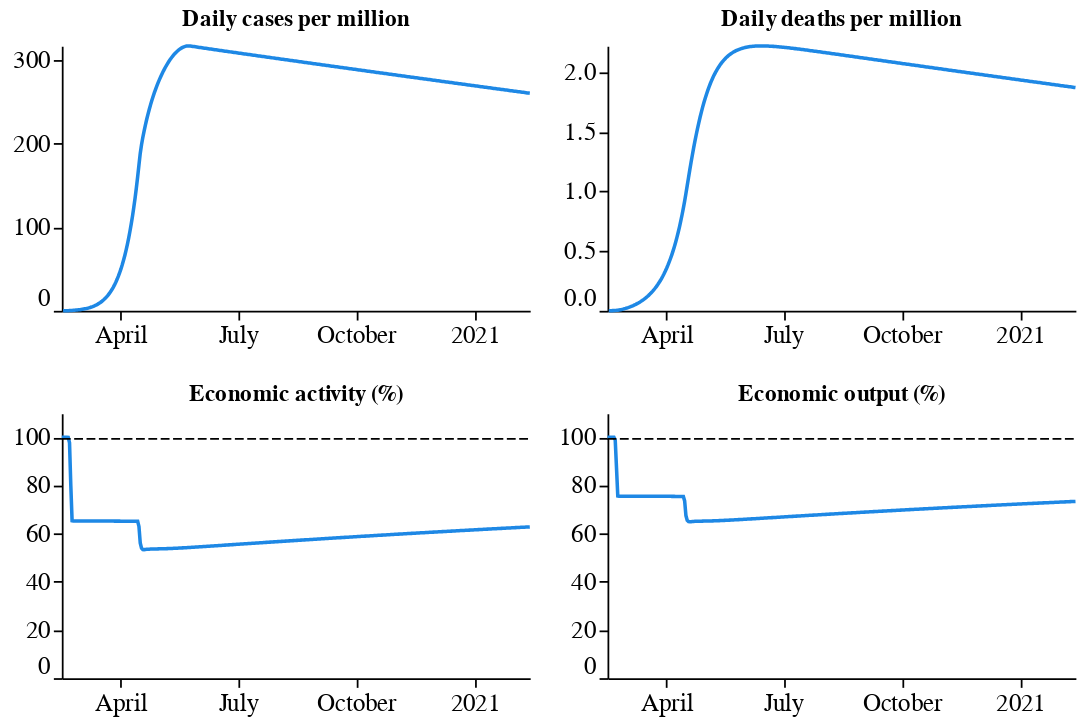

Write notebook code for a chart like this one.
### Markdown cell above
### Simulate

### Code cell
par = es.load_args('params/default.toml')
pol = {'zb': 0.85, 'zc': 50.0}
sim = es.simulate_path(par, pol)
ch = es.outcome_summary(sim)
ch.save('output/simul.svg')
ch

### Figure 1 — Vega-Lite specification as saved in the notebook (floating-point values rounded to 4 significant figures; data arrays with more than 128 entries replaced by an {"elided": "..."} marker saying what was removed)
{"config": {"background": "transparent", "view": {"strokeWidth": 0}, "axis": {"grid": false, "titleFontSize": 14, "labelFontSize": 14, "domainColor": "black", "labelColor": "black", "tickColor": "black"}, "legend": {"titleFontSize": 14, "labelFontSize": 14}, "axisY": {"labelFlush": true, "minExtent": 30}, "title": {"color": "black"}}, "vconcat": [{"hconcat": [{"data": {"name": "data-66a94abcf6b28539c33856ba556cb136"}, "mark": {"type": "line", "color": "#1e88e5"}, "encoding": {"x": {"type": "temporal", "field": "date", "title": null}, "y": {"type": "quantitative", "field": "vals", "scale": {"clamp": true, "domain": [0, 317.5]}, "title": null}}, "height": 150, "title": "Daily cases per million", "width": 265}, {"data": {"name": "data-a3f2b560bd41ca3f212bc7dd09201754"}, "mark": {"type": "line", "color": "#1e88e5"}, "encoding": {"x": {"type": "temporal", "field": "date", "title": null}, "y": {"type": "quantitative", "field": "vals", "scale": {"clamp": true, "domain": [0, 2.219]}, "title": null}}, "height": 150, "title": "Daily deaths per million", "width": 265}], "spacing": 10}, {"hconcat": [{"layer": [{"data": {"name": "data-478827628f587f60ec739e19a63b9055"}, "mark": {"type": "line", "color": "#1e88e5"}, "encoding": {"x": {"type": "temporal", "field": "date", "title": null}, "y": {"type": "quantitative", "field": "vals", "scale": {"clamp": true, "domain": [0, 110]}, "title": null}}, "height": 150, "title": "Economic activity (%)", "width": 265}, {"data": {"name": "data-e8c6b58673d53d7705ee0c77349c39ba"}, "mark": {"type": "line", "color": "black", "strokeDash": [5, 2], "strokeWidth": 1}, "encoding": {"x": {"type": "temporal", "field": "date"}, "y": {"type": "quantitative", "field": "base"}}}]}, {"layer": [{"data": {"name": "data-7e1657060f6041c6741556408a4ce0fd"}, "mark": {"type": "line", "color": "#1e88e5"}, "encoding": {"x": {"type": "temporal", "field": "date", "title": null}, "y": {"type": "quantitative", "field": "vals", "scale": {"clamp": true, "domain": [0, 110]}, "title": null}}, "height": 150, "title": "Economic output (%)", "width": 265}, {"data": {"name": "data-e8c6b58673d53d7705ee0c77349c39ba"}, "mark": {"type": "line", "color": "black", "strokeDash": [5, 2], "strokeWidth": 1}, "encoding": {"x": {"type": "temporal", "field": "date"}, "y": {"type": "quantitative", "field": "base"}}}]}], "spacing": 10}], "spacing": 20, "$schema": "https://vega.github.io/schema/vega-lite/v4.8.1.json", "datasets": {"data-66a94abcf6b28539c33856ba556cb136": {"elided": "365 records"}, "data-a3f2b560bd41ca3f212bc7dd09201754": {"elided": "365 records"}, "data-478827628f587f60ec739e19a63b9055": {"elided": "365 records"}, "data-e8c6b58673d53d7705ee0c77349c39ba": {"elided": "365 records"}, "data-7e1657060f6041c6741556408a4ce0fd": {"elided": "365 records"}}}
